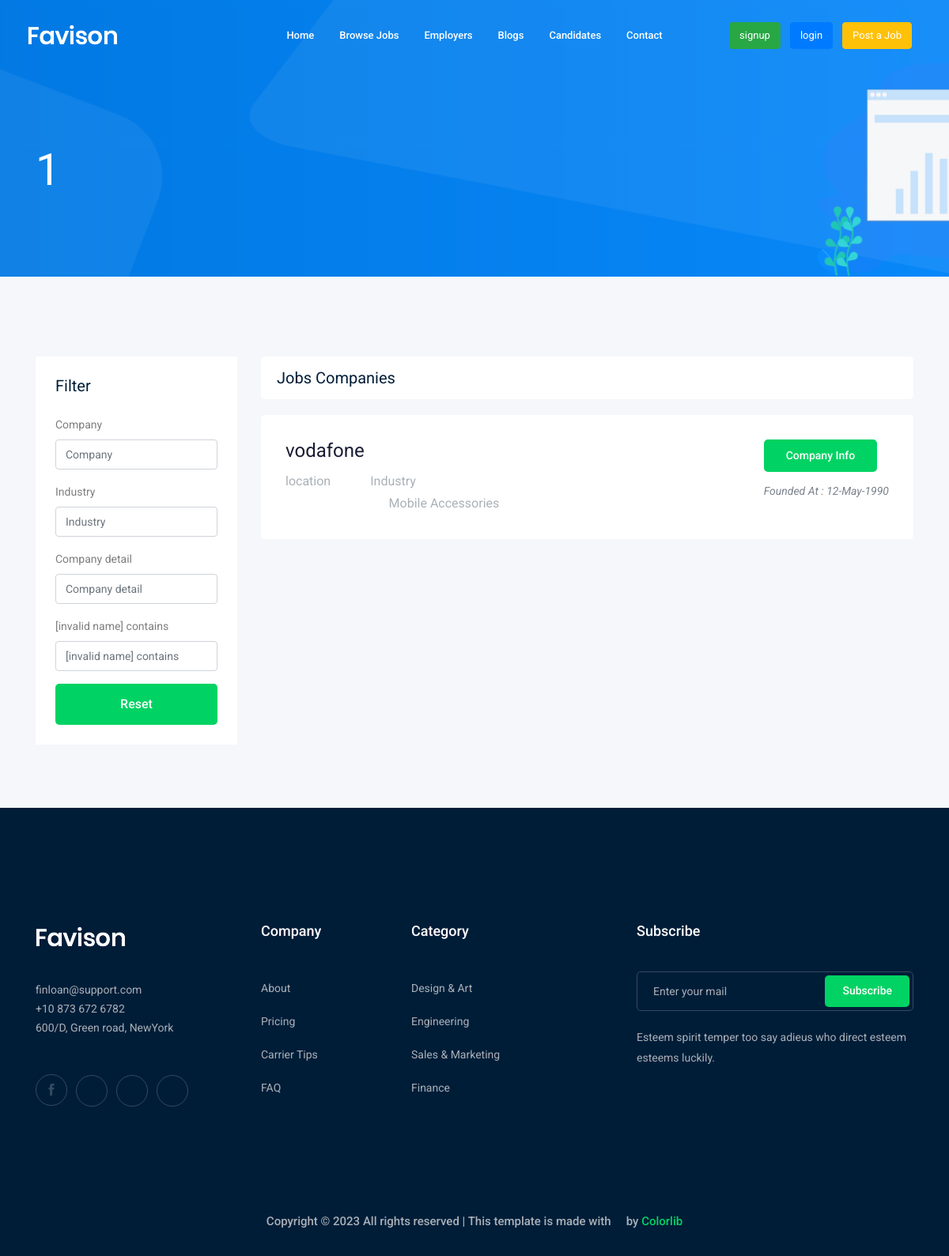
Page /Employers/ on the committed database.
### companies/models.py (models this page shows, shortened)
class Employer(models.Model):
    company = models.CharField(_("company"), max_length=200)
    industry = models.CharField(_("Industry"), max_length=250)
    Em_image = models.ImageField( upload_to='Employer')
    founded = models.DateField(_("founded"), auto_now=False, auto_now_add=False)
    website = models.URLField(_("website"),max_length = 200)
    size = models.CharField(_("company size"), max_length=100)
    company_detail = models.TextField(_("company detail"), max_length=1000)
    Em_linkedin = models.URLField(_("linkedin"), max_length=200)
    Em_phone = models.CharField(_("phone"),max_length=50)
    Em_address = models.CharField(_("address"),max_length=350)
    slug = models.SlugField(_("slug"), null=True, blank=True, unique=True)
    def __str__(self):
        return self.company

### companies/views.py (the view)
# urls.py: path('Employers/', Employer_list, name='employer_list'),  # functions
def Employer_list(request):
    Employers = EM.objects.all()
    myfilter = EmployerFilter(request.GET, queryset=Employers)
    Employers = myfilter.qs
    paginator = Paginator(Employers, 4)
    page_number = request.GET.get("page")
    page_obj = paginator.get_page(page_number)
    context = {'Employers': page_obj, 'count': EM.objects.all().count,
               'myfilter': myfilter}
    return render(request, 'companies/employer_list.html', context)

### companies/templates/companies/employer_list.html (shortened to what this page needs)
{% extends 'base.html' %}
{% load static %}
{% load bootstrap4 %}
{% block content %}
<div class="bradcam_area bradcam_bg_1">
    <div class="container">
        <div class="row">
            <div class="col-xl-12">
                <div class="bradcam_text">
                    <h3>{{count}}</h3>
                </div>
            </div>
        </div>
    </div>
</div>
<div class="job_listing_area plus_padding">
    <div class="container">
        <div class="row">
            <div class="col-lg-3">
                <div class="job_filter white-bg">
                    <div class="form_inner white-bg">
                        <h3>Filter</h3>
                        <form method="GET">
                            {% bootstrap_form myfilter.form %}
                            <div class="reset_btn">
                                <button class="boxed-btn3 w-100" type="submit">Reset</button>
                            </div>
                        </form>
                    </div>
                </div>
            </div>
            <div class="col-lg-9">
                <div class="recent_joblist_wrap">
                    <div class="recent_joblist white-bg ">
                        <div class="row align-items-center">
                            <div class="col-md-6">
                                <h4>Jobs Companies</h4>
                            </div>
                            <div class="col-md-6">
                            </div>
                        </div>
                    </div>
                </div>
                <div class="job_lists m-0">
                    <div class="row">
                        {% for em in Employers %}
                        <div class="col-lg-12 col-md-12">
                            <div class="single_jobs white-bg d-flex justify-content-between">
                                <div class="jobs_left d-flex align-items-center">
                                    <div class="jobs_conetent">
                                        <a href="{% url 'companies:Employer_detail' em.slug %}">
                                            <h4>{{em}}</h4>
                                        </a>
                                        <div class="links_locat d-flex align-items-center">
                                            <div class="location">
                                                <p> location </p>
                                                <p> <i class="fa fa-map-marker"></i> {{em.location}}</p>
                                            </div>
                                            <div class="location">
                                                <p> Industry </p>
                                                <p> <i class="fa fa-clock-o"></i> {{em.industry}}</p>
                                            </div>
                                        </div>
                                    </div>
                                </div>
                                <div class="jobs_right">
                                    <div class="apply_now">
                                        <a href="{% url 'companies:Employer_detail' em.slug %}"
                                            class="boxed-btn3">Company Info</a>
                                    </div>
                                    <div class="date">
                                        <p> Founded At : {{em.founded|date:'d-N-Y'}}</p>
                                    </div>
                                </div>
                            </div>
                        </div>
                        {% endfor %}
                    </div>
                    <div class="row">
                        <div class="col-lg-12">
                        </div>
                    </div>
                </div>
            </div>
        </div>
    </div>
</div>
{% endblock %}

### rows in the picture
Employer: company "vodafone", industry "Mobile Accessories", founded "12-May-1990"

### other values in the picture
{{ count }} "1"
